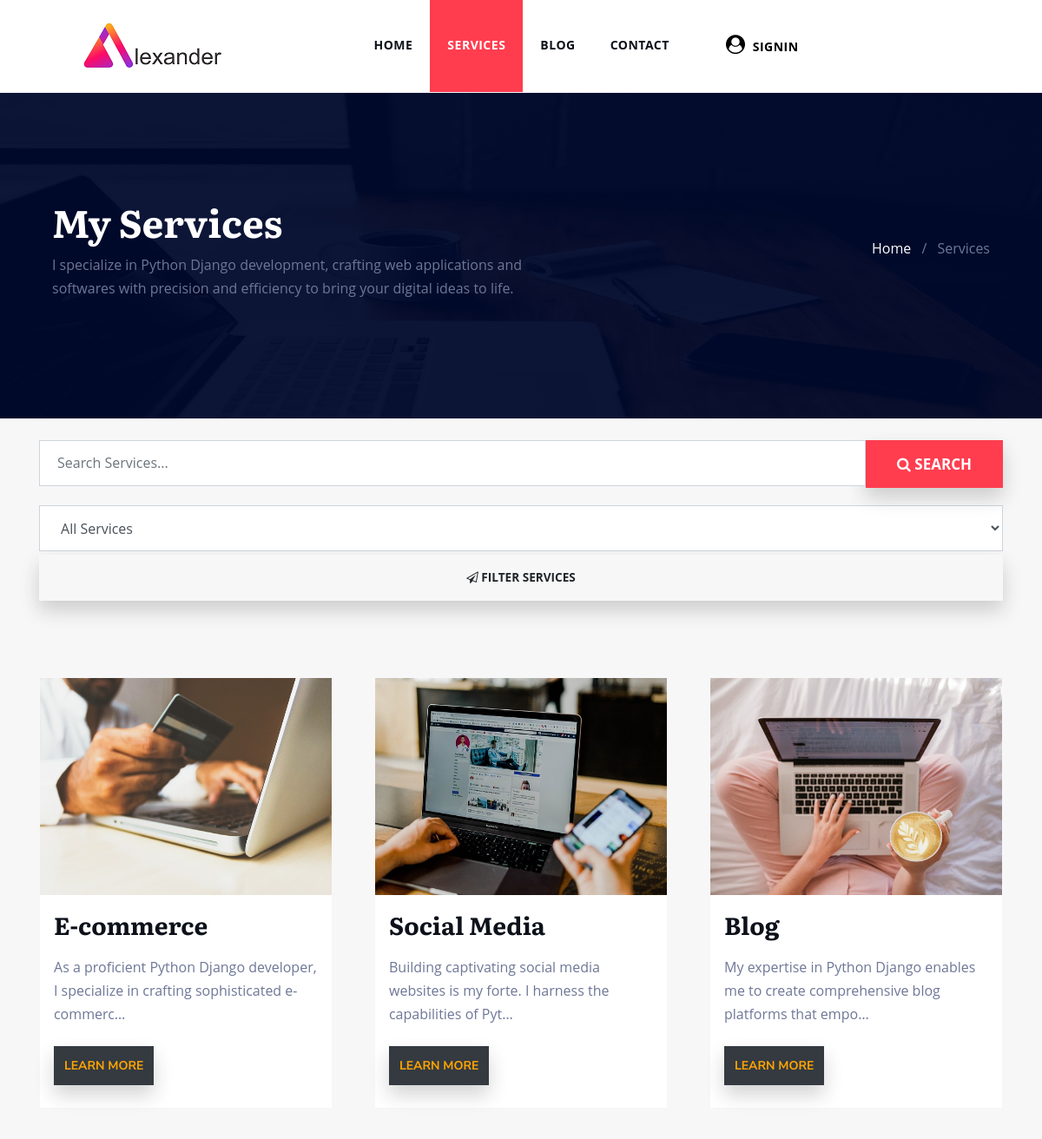
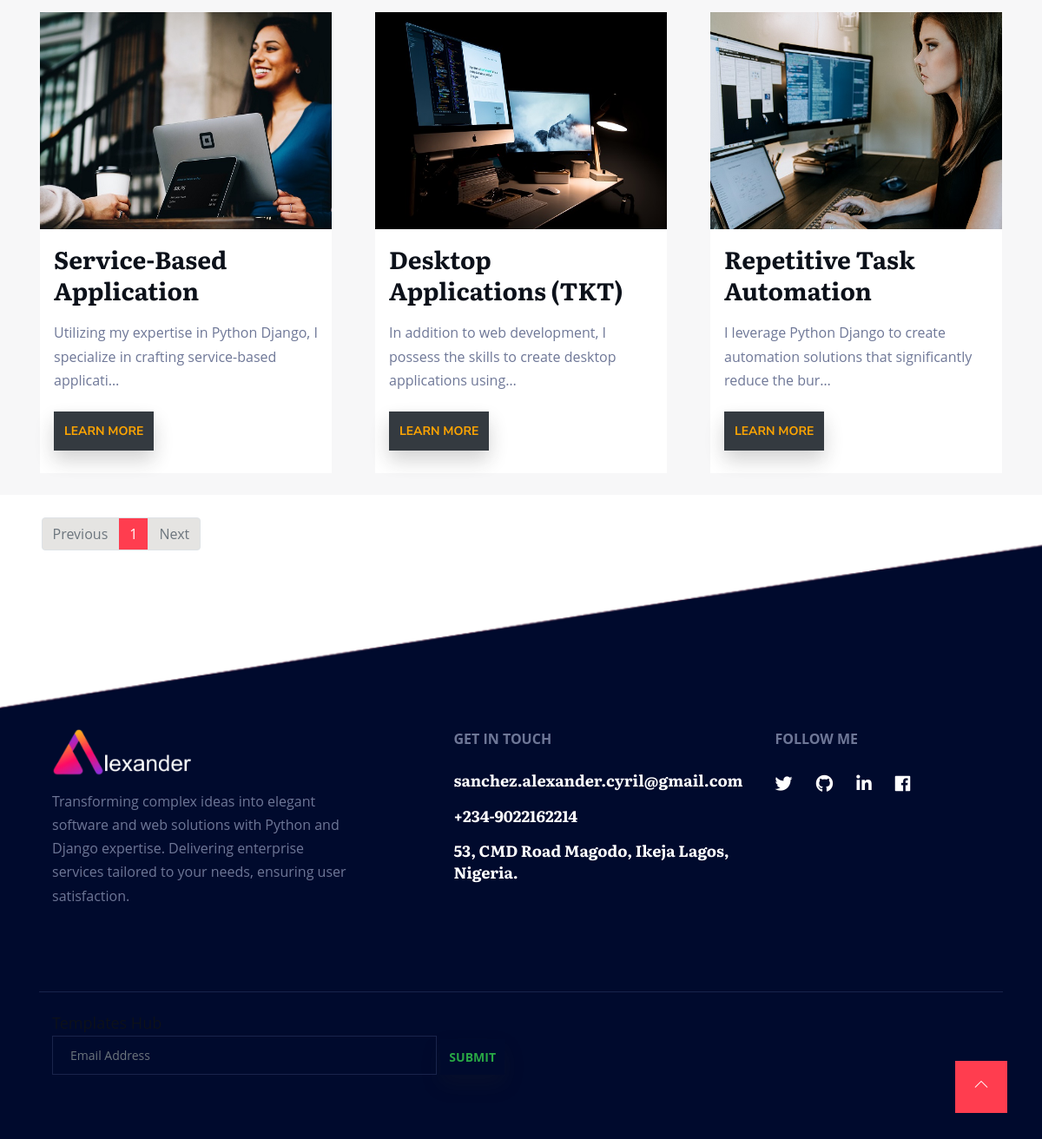
The app's page /services/services/ with its own data (2 pictures, top to bottom).
### App/models.py (models this page shows, shortened)
class Services(models.Model):
    introduction = models.TextField()
    title = models.CharField(max_length=255)
    title_summary = models.CharField(max_length=255)
    main_title = models.CharField(max_length=255)
    image = models.ImageField(null=True, blank=True, upload_to="home/")
    key_features_1_title = models.CharField(max_length=255)
    key_features_1_summary = models.TextField()
    key_features_2_title = models.CharField(max_length=255)
    key_features_2_summary = models.TextField()
    key_features_3_title = models.CharField(max_length=255)
    key_features_3_summary = models.TextField()
    key_features_4_title = models.CharField(max_length=255)
    key_features_4_summary = models.TextField()
    key_features_5_title = models.CharField(max_length=255, null=True, blank=True)
    key_features_5_summary = models.TextField(null=True, blank=True)
    key_features_6_title = models.CharField(max_length=255, null=True, blank=True)
    key_features_6_summary = models.TextField(null=True, blank=True)
    how_i_work_text = models.TextField()
    side_title = models.CharField(max_length=255)
    side_summary = models.TextField()
    side_key_point_1 = models.CharField(max_length=255)
    side_key_point_2 = models.CharField(max_length=255)
    side_key_point_3 = models.CharField(max_length=255)
    side_key_point_4 = models.CharField(max_length=255)
    slug = models.SlugField(max_length=255, unique=True)
    def __str__(self):
        return self.title
    def get_absolute_url(self):
        return reverse('services:services_single', args=[self.slug])

### services/views.py (the view)
# urls.py: path('services/', views.services, name='services'),
def services(request):
    page_title = "Services"
    services = Services.objects.all()
    profile_image = ''
    if request.user.is_authenticated:
        profile_image = Profile.objects.filter(user=request.user)
    posts_paginator = Paginator(services, 15)
    page_num = request.GET.get('page')
    page = posts_paginator.get_page(page_num)
    form = ServicesFilterForm(request.GET)
    if form.is_valid():
        services_name = form.cleaned_data['services_name']
        if services_name:
            page = services.filter(title=services_name)
    context={
        "page_title":page_title,
        'page':page,
        'form':form,
        'services':services,
        'profile_image':profile_image,
    }
    return render(request, 'services.html', context)

### App/forms.py
class ServicesFilterForm(forms.Form):
    services_name = forms.ModelChoiceField(queryset=Services.objects.all(), empty_label="All Services", required=False)

### App/templates/services.html (shortened to what this page needs)
{% extends 'base.html' %}
{% load static %}
{% load active_link_tags %}
{% load widget_tweaks %}
{% block content %}
{% include 'navbar.html' %}
<div style="background:#f7f7f8;">
<section class="page-title bg-2" id="slider">
    <div class="container-fluid" style="width:95%;">
      <div class="row align-items-center">
        <div class="col-lg-7">
            <h1>My Services</h1>
            <p>I specialize in Python Django development, crafting web applications and softwares with
                precision and efficiency to bring your digital ideas to life.</p>
        </div>
        <div class="col-lg-5">
          <ul class="list-inline header-breadcumb text-lg-right mt-5 mt-lg-0">
            <li class="list-inline-item"><a href="{% url 'home' %}">Home</a></li>
            <li class="list-inline-item">/</li>
            <li class="list-inline-item">Services</li>
          </ul>
        </div>
      </div>
    </div>
  </section>
  <br>
  <br>
  <div class="container-fluid" style="width:95%;">
  <form action="{% url 'services:services_search_results' %}" class="search-form" role="search" style="margin-top:-30px; margin-bottom:40px;">
    <div class="input-group">
      <input type="text" class="form-control input-lg" name="q" placeholder="Search Services...">
      <span class="input-group-btn">
        <button class="btn btn-success btn-lg" type="submit" style="background:#FF3D4F; border:1px solid #FF3D4F;">
            <span style="font-size:17px; cursor:pointer;"><i class="fa fa-search"></i> Search</span></button>
      </span>
    </div>
  </form>
 <div style="margin-bottom:60px; margin-top:-20px;">
    <form method="get">
        {% render_field form.services_name class="form-control" name="services_name" type="text" %}
        <button type="submit" class="btn bg-gradient-primary w-100 my-1 mb-1 services-btn"
            style="cursor:pointer; font-size:13.6px; font-weight:bold;">
            <i class="fa fa-send-o" style="font-size:13.6px;"></i>
                FILTER SERVICES
        </button>
    </form>
</div>
</div>
<div class="container-fluid" id="slider" style="width:99%;">
<div class="row mx-auto">
    {% for obj in page %}
  <div class="col-lg-4 col-md-6 col-sm-12">
    <div class="course_card">
      <div class="course_card_img">
    <a class="nav-item" href="{{obj.get_absolute_url}}">
        <img src="{{obj.image.url}}" alt="course"/></div>
      <div class="course_card_content">
        <h3 class="title">{{obj.title}}</h3>
        <p class="description">{{obj.introduction|truncatechars:90}}</p>
      </div>
      <div class="course_card_footer more" style="margin-top:-20px;">
        <a class="nav-item btn btn-dark" href="{{obj.get_absolute_url}}">Learn More</a></div>
    </div>
  </div>
  {% endfor %}
	<div class="container-fluid text-center" style="margin-bottom:-110px; margin-top:26px; width:98%;">
        <nav aria-label="Page navigation example">
         <ul class="pagination">
           {% if page.has_previous %}
           <li class="page-item" style="color:#000;">
             <a class="page-link" href="?page={{page.previous_page_number}}" style="color:#000; background:#98FB98;"
               >Previous</a>
           </li>
           {% else %}
           <li class="page-item disabled" style="color:#000;">
             <a class="page-link" href="#" style="background:#E5E4E2;">Previous</a>
           </li>
           {% endif %}
           {% for i in page.paginator.page_range %}
           {% if page.number == i %}
               <li class="page-item"  style="color:#000;">
                   <a class="page-link active" style="background:#FF3D4F; color:#fff;">{{ i }}</a></li>
           {% else %}
               <li class="page-item">
               <a class="page-link" href="?page={{ i }}">{{ i }}</a>
               </li>
           {% endif %}
           {% endfor %}
           {% if page.has_next %}
               <li class="page-item" style="color:#000;">
               <a href="?page={{page.next_page_number}}" class="page-link" style="color:#000; background:#98FB98;"
                   >Next</a>
               </li>
           {% else %}
               <li class="page-item disabled"  style="color:#000;">
               <a class="page-link" style="background:#E5E4E2;">Next</a>
               </li>
           {% endif %}
          </div>
</div>
</div>
</div>
{% include 'footer.html' %}
{% endblock %}

### static/assets/css/style.css (style rules this page uses)
body { line-height: 1.7; font-family: "Open Sans", sans-serif; -webkit-font-smoothing: antialiased; font-size: 16px; color: #6e7797; overflow-x: hidden; }
h1, .h1, h2, .h2, h3, .h3, h4, .h4, h5, .h5, h6, .h6 { font-family: "Literata", serif; font-weight: 700; color: #0c111a; }
h1 { font-size: 44px; line-height: 1.3; }
h3 { font-size: 28px; line-height: 1.3; }
.btn { display: inline-block; font-size: 14px; letter-spacing: 0px; padding: 14px 35px; text-transform: uppercase; font-weight: 700; border-radius: 3px; border: 2px solid transparent; transition: all 0.3s ease 0s; border-radius: 0px; box-shadow: 0 11px 22px rgba(34, 34, 34, 0.2); }
.title { margin-bottom: 70px; }
a { color: #0c111a; transition: all .25s ease; }
.form-control { height: 53px; border-radius: 0px; padding-left: 20px; }
.page-title { padding: 120px 0px; background: #000a2d; background: url("../images/page-header.jpg") no-repeat; background-size: cover; position: relative; }
.page-title:before { position: absolute; content: ""; left: 0px; top: 0px; background: #000a2d; width: 100%; height: 100%; opacity: .95; }
.page-title h1 { color: #fff; }
.header-breadcumb li a { color: #fff; }

### App/templates/navbar.html (style rules this page uses)
.active { background:#FF3D4F; }

### App/templates/services.html (style rules this page uses)
.row { margin: 0 0 !important; }
.course_card { margin: 25px 10px; position: relative; display: flex; flex-direction: column; min-width: 0; word-wrap: break-word; background-color: #fff; background-clip: border-box; transition: 0.25s ease-in-out; }
.course_card_img { max-height: 100%; max-width: 100%; }
.course_card_img img { height: 250px; width: 100%; transition: 0.25s all; }
.course_card_content { padding: 16px; }
.course_card_footer { padding: 10px 0px; margin: 16px; }
.course_card_footer a { text-decoration: none; font-family: nunito sans; margin: 0 10px 0 0; text-transform: uppercase; color: #f96332; padding: 10px; font-size: 14px; }
.description { margin-top:-52px; }
.more a { color:orange; }

### records on screen
Services: image (picture), title "E-commerce", introduction "As a proficient Python Django developer, I specialize in crafting sophisticated e-commerc…"
Services: image (picture), title "Social Media", introduction "Building captivating social media websites is my forte. I harness the capabilities of Pyt…"
Services: image (picture), title "Blog", introduction "My expertise in Python Django enables me to create comprehensive blog platforms that empo…"
Services: image (picture), title "Service-Based Application", introduction "Utilizing my expertise in Python Django, I specialize in crafting service-based applicati…"
Services: image (picture), title "Desktop Applications (TKT)", introduction "In addition to web development, I possess the skills to create desktop applications using…"
Services: image (picture), title "Repetitive Task Automation", introduction "I leverage Python Django to create automation solutions that significantly reduce the bur…"

### other values on screen
{{ i }} "1"
